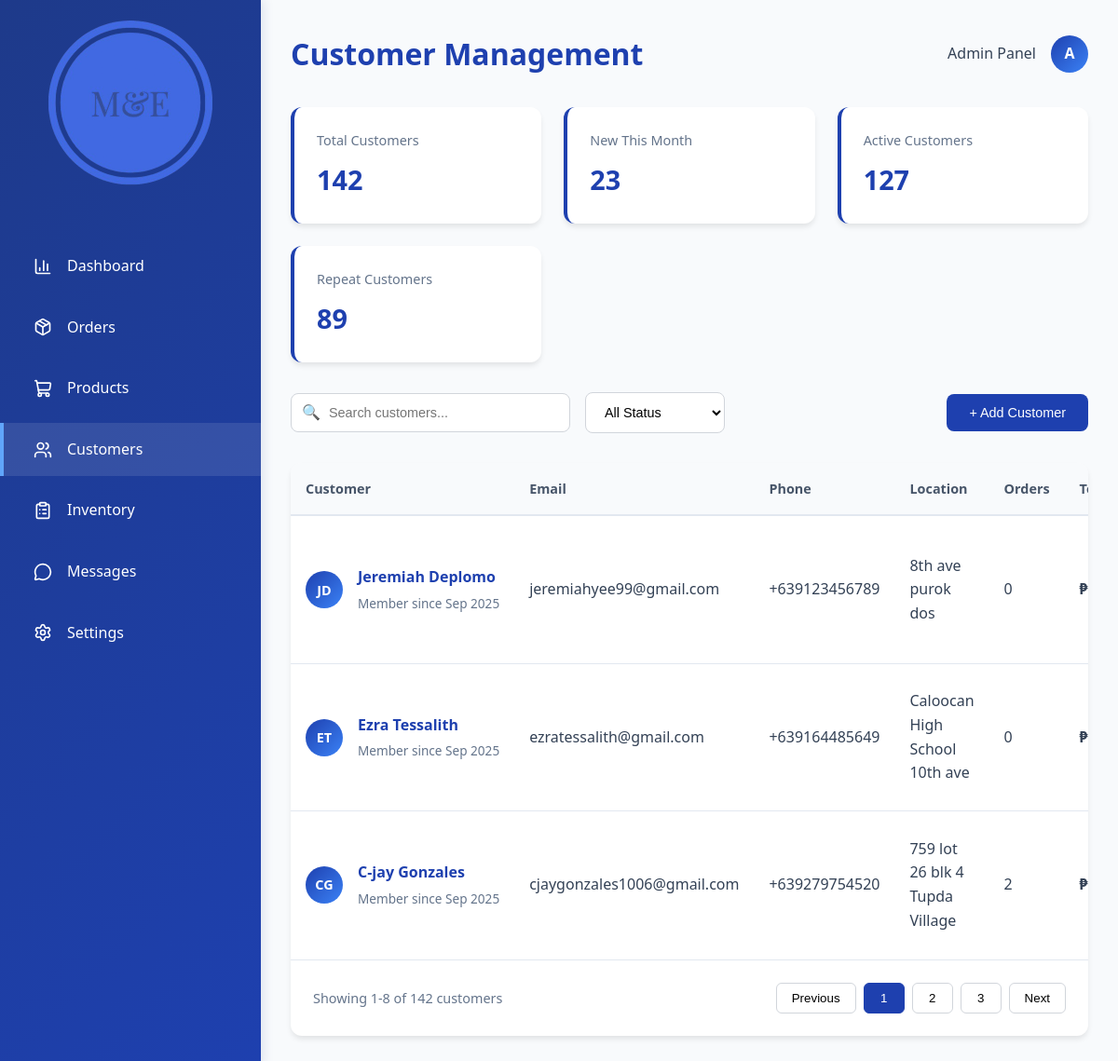
The app's page /test-files/index.php with its own data.
### tables this page shows
CREATE TABLE `users` (
  `user_id` int(11) NOT NULL,
  `username` varchar(50) DEFAULT NULL,
  `email` varchar(100) NOT NULL,
  `password` varchar(255) DEFAULT NULL,
  `first_name` varchar(50) NOT NULL,
  `middle_name` varchar(50) NOT NULL,
  `last_name` varchar(50) NOT NULL,
  `gender` varchar(20) NOT NULL DEFAULT 'Prefer not to say',
  `date_of_birth` date DEFAULT NULL,
  `is_verified` tinyint(1) NOT NULL DEFAULT 0,
  `contact_number` varchar(15) NOT NULL,
  `address` text NOT NULL,
  `created_at` datetime NOT NULL DEFAULT current_timestamp(),
  `updated_at` timestamp NOT NULL DEFAULT current_timestamp() ON UPDATE current_timestamp(),
  `isActive` tinyint(1) NOT NULL,
  `verification_token` varchar(64) NOT NULL,
  `token_created_at` datetime NOT NULL DEFAULT current_timestamp(),
  `profile_image` varchar(255) DEFAULT NULL,
  `province_id` int(11) DEFAULT NULL,
  `city_id` int(11) DEFAULT NULL,
  `barangay_id` int(11) DEFAULT NULL
);

### test-files/index.php (the view, shortened to what this page needs)
<?php
$pdo = connect();
$sql = "
  SELECT u.user_id, u.first_name, u.last_name, u.email, u.contact_number, u.address, u.created_at,
         COUNT(o.order_id) AS total_orders,
         COALESCE(SUM(o.final_amount), 0) AS total_spent
  FROM users u
  LEFT JOIN orders o ON u.user_id = o.user_id
  GROUP BY u.user_id
  ORDER BY u.created_at DESC
  LIMIT 20
";
$stmt = $pdo->query($sql);
$customers = $stmt->fetchAll(PDO::FETCH_ASSOC);
?>
<!DOCTYPE html>
<html lang="en">
<head>
</head>
<body>
    <div class="dashboard">
        <nav class="sidebar">
            <div class="logo">
                <img src="../assets/images/logo/ME logo.png" alt="">
            </div>
            <ul class="nav-menu">
                <li class="nav-item">
                    <a href="../index.php" class="nav-link">
                        <i data-lucide="bar-chart-3"></i> Dashboard
                    </a>
                </li>
                <li class="nav-item">
                    <a href="../orders/index.php" class="nav-link">
                        <i data-lucide="package"></i> Orders
                    </a>
                </li>
                <li class="nav-item">
                    <a href="../products/index.php" class="nav-link">
                        <i data-lucide="shopping-cart"></i> Products
                    </a>
                </li>
                <li class="nav-item">
                    <a href="index.php" class="nav-link active">
                        <i data-lucide="users"></i> Customers
                    </a>
                </li>
                <li class="nav-item">
                    <a href="../inventory/index.php" class="nav-link">
                        <i data-lucide="clipboard-list"></i> Inventory
                    </a>
                </li>
                <li class="nav-item">
                    <a href="../requests/index.php" class="nav-link">
                        <i data-lucide="message-circle"></i> Messages
                    </a>
                </li>
                <li class="nav-item">
                    <a href="../settings/index.php" class="nav-link">
                        <i data-lucide="settings"></i> Settings
                    </a>
                </li>
            </ul>
        </nav>
        <main class="main-content">
            <div class="header">
                <h2>Customer Management</h2>
                <div class="user-info">
                    <span>Admin Panel</span>
                    <div class="avatar">A</div>
                </div>
            </div>
            <div class="stats-grid">
                <div class="stat-card">
                    <div class="stat-title">Total Customers</div>
                    <div class="stat-value">142</div>
                </div>
                <div class="stat-card">
                    <div class="stat-title">New This Month</div>
                    <div class="stat-value">23</div>
                </div>
                <div class="stat-card">
                    <div class="stat-title">Active Customers</div>
                    <div class="stat-value">127</div>
                </div>
                <div class="stat-card">
                    <div class="stat-title">Repeat Customers</div>
                    <div class="stat-value">89</div>
                </div>
            </div>
            <div class="customer-controls">
                <div class="search-filter">
                    <div class="search-box">
                        <input type="text" placeholder="Search customers..." id="searchInput">
                    </div>
                    <select class="filter-select" id="statusFilter">
                        <option value="">All Status</option>
                    </select>
                </div>
                <button class="add-customer-btn" onclick="showAddCustomerModal()">+ Add Customer</button>
            </div>
            <div class="customers-section">
                <div class="table-container">
                    <table class="customers-table">
                        <thead>
                            <tr>
                                <th>Customer</th>
                                <th>Email</th>
                                <th>Phone</th>
                                <th>Location</th>
                                <th>Orders</th>
                                <th>Total Spent</th>
                            </tr>
                        </thead>
                        <tbody>
                  <?php foreach ($customers as $c): ?>
                    <tr>
                      <td>
                        <div class="customer-info">
                          <div class="customer-avatar">
                            <?= strtoupper(substr($c['first_name'],0,1) . substr($c['last_name'],0,1)) ?>
                          </div>
                          <div class="customer-details">
                            <h4><?= htmlspecialchars($c['first_name'] . " " . $c['last_name']) ?></h4>
                            <p>Member since <?= date("M Y", strtotime($c['created_at'])) ?></p>
                          </div>
                        </div>
                      </td>
                      <td><?= htmlspecialchars($c['email']) ?></td>
                      <td><?= htmlspecialchars($c['contact_number']) ?></td>
                      <td><?= htmlspecialchars($c['address']) ?></td>
                      <td><?= $c['total_orders'] ?></td>
                      <td><strong>₱<?= number_format($c['total_spent'], 2) ?></strong></td>
                    </tr>
                  <?php endforeach; ?>
                  </tbody>
                    </table>
                </div>
                <div class="pagination">
                    <div class="pagination-info">
                        Showing 1-8 of 142 customers
                    </div>
                    <div class="pagination-controls">
                        <button class="page-btn">Previous</button>
                        <button class="page-btn active">1</button>
                        <button class="page-btn">2</button>
                        <button class="page-btn">3</button>
                        <button class="page-btn">Next</button>
                    </div>
                </div>
            </div>
        </main>
    </div>
</body>
</html>

### records on screen
users: first_name+last_name "JD", first_name+last_name "Jeremiah Deplomo", created_at "Sep 2025", email "jeremiahyee99@gmail.com", contact_number "+639123456789", address "8th ave purok dos", total_orders "0"
users: first_name+last_name "ET", first_name+last_name "Ezra Tessalith", created_at "Sep 2025", email "ezratessalith@gmail.com", contact_number "+639164485649", address "Caloocan High School 10th ave", total_orders "0"
users: first_name+last_name "CG", first_name+last_name "C-jay Gonzales", created_at "Sep 2025", email "cjaygonzales1006@gmail.com", contact_number "+639279754520", address "759 lot 26 blk 4 Tupda Village", total_orders "2"
